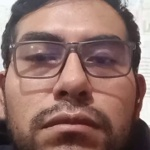
#> input picture data/example/rostro_1.jpg, 150 x 150 px; its folder holds only this picture in this run
$ python training.py
#> lines starting #> are read from the running program, lines starting #| are printed output that depends on the picture
import cv2
import os
import numpy as np

dataPath = './data'
peopleList = os.listdir(dataPath)

labels = []
faceData = []
label = 0

for nameDir in peopleList:
    personPath = dataPath+'/'+nameDir
    print("leyendo imagenes")

    for filename in os.listdir(personPath):
        labels.append(label)
        faceData.append(cv2.imread(personPath+'/'+filename,0))
        image = cv2.imread(personPath+'/'+filename,0)
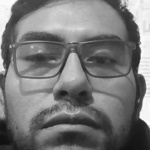
#> image: shape (150, 150); min 15, max 255, mean 120.3
#> (the run stopped early here; a loop or call above may not have finished)

$ run again, on data/example/rostro_10.jpg
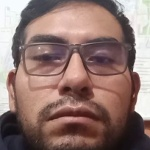
#> input picture data/example/rostro_10.jpg, 150 x 150 px
#> `image = cv2.imread(personPath+'/'+filename,0)`:
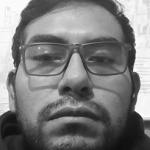
#> image: shape (150, 150); min 13, max 255, mean 125
